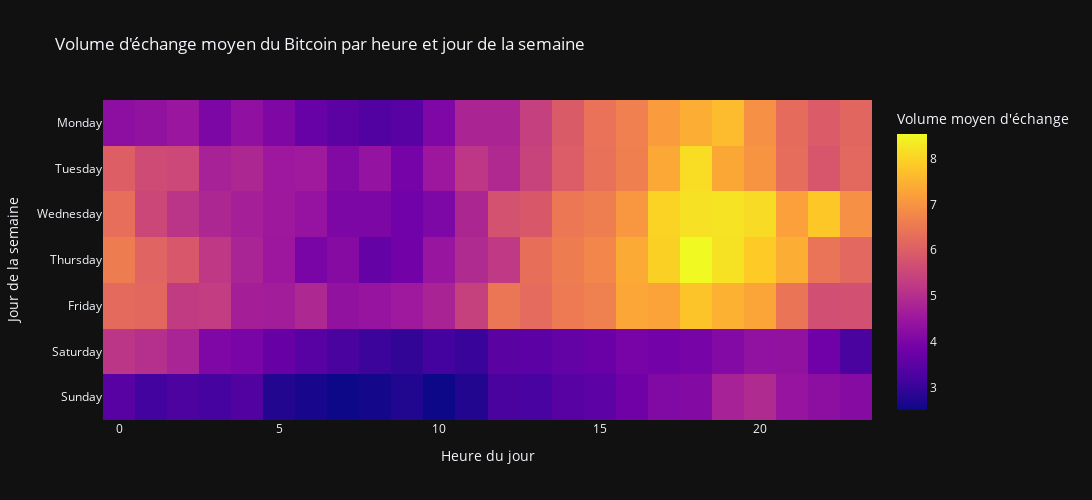

Here is the notebook cell this chart was saved with:
### Markdown cell above
# Heatmap de corrélation entre volume d'échange et heure / jour de la semaine

### Code cell
import plotly.express as px

df_bitcoin_heatmap = df_bitcoin_raw.copy()

df_bitcoin_heatmap['hour'] = df_bitcoin_heatmap.index.hour
df_bitcoin_heatmap['day_of_week'] = df_bitcoin_heatmap.index.day_name()

days_order = ['Monday', 'Tuesday', 'Wednesday', 'Thursday', 'Friday', 'Saturday', 'Sunday']

pivot_volume = df_bitcoin_heatmap.pivot_table(
    values='Volume',
    index='day_of_week',
    columns='hour',
    aggfunc='mean'
)

pivot_volume = pivot_volume.reindex(days_order)

fig = px.imshow(pivot_volume,
                labels=dict(x="Heure du jour", y="Jour de la semaine", color="Volume moyen d\'échange"),
                x=pivot_volume.columns,
                y=pivot_volume.index,
                aspect="auto",
                title="Volume d\'échange moyen du Bitcoin par heure et jour de la semaine")

fig.update_xaxes(side="bottom")
fig.update_layout(height=500, width=1200)
fig.show()

### Figure 1 — Plotly figure (JSON) as saved in the notebook; plotly's stock layout.template omitted (floating-point values rounded to 4 significant figures; data arrays with more than 128 entries replaced by an {"elided": "..."} marker saying what was removed)
{"data": [{"coloraxis": "coloraxis", "name": "0", "x": [0, 1, 2, 3, 4, 5, 6, 7, 8, 9, 10, 11, 12, 13, 14, 15, 16, 17, 18, 19, 20, 21, 22, 23], "y": ["Monday", "Tuesday", "Wednesday", "Thursday", "Friday", "Saturday", "Sunday"], "z": {"elided": "7x24 float values"}, "type": "heatmap", "xaxis": "x", "yaxis": "y", "hovertemplate": "Heure du jour: %{x}<br>Jour de la semaine: %{y}<br>Volume moyen d'échange: %{z}<extra></extra>"}], "layout": {"xaxis": {"anchor": "y", "domain": [0.0, 1.0], "title": {"text": "Heure du jour"}, "side": "bottom"}, "yaxis": {"anchor": "x", "domain": [0.0, 1.0], "autorange": "reversed", "title": {"text": "Jour de la semaine"}}, "coloraxis": {"colorbar": {"title": {"text": "Volume moyen d'échange"}}, "colorscale": [[0.0, "#0d0887"], [0.1111, "#46039f"], [0.2222, "#7201a8"], [0.3333, "#9c179e"], [0.4444, "#bd3786"], [0.5556, "#d8576b"], [0.6667, "#ed7953"], [0.7778, "#fb9f3a"], [0.8889, "#fdca26"], [1.0, "#f0f921"]]}, "title": {"text": "Volume d'échange moyen du Bitcoin par heure et jour de la semaine"}, "height": 500, "width": 1200}}
